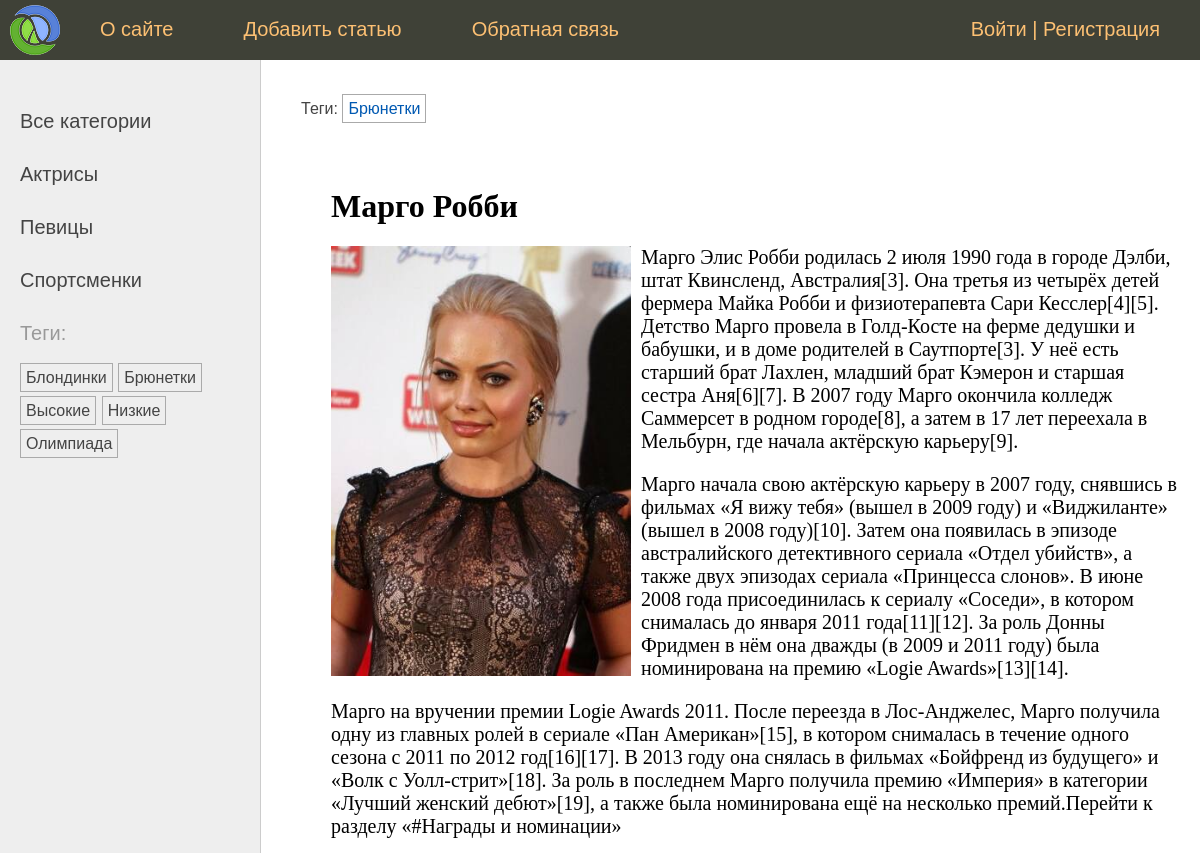
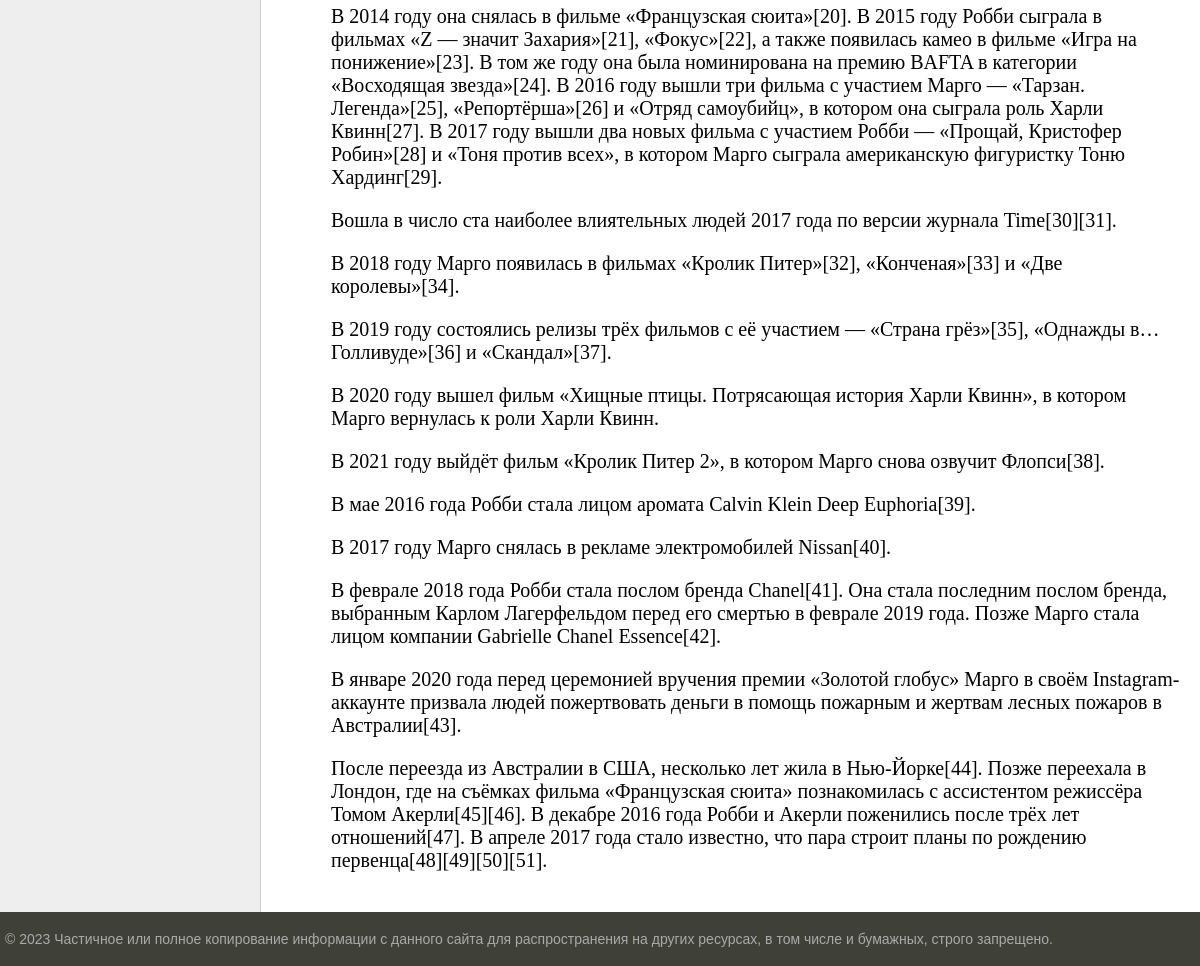
The page /post/margo-robbi/ on the database its author committed (2 pictures, top to bottom).
### women/models.py (models this page shows, shortened)
class Category(models.Model):
    name = models.CharField(max_length=100, db_index=True, verbose_name="Категория")
    slug = models.SlugField(max_length=255, unique=True, db_index=True)
    class Meta:
        verbose_name = "Категория"
        verbose_name_plural = "Категории"
    def get_absolute_url(self):
        return reverse("category", kwargs={"cat_slug": self.slug})

class TagPost(models.Model):
    tag = models.CharField(max_length=100, db_index=True)
    slug = models.SlugField(max_length=255, db_index=True, unique=True)
    def get_absolute_url(self):
        return reverse("tag", kwargs={"tag_slug": self.slug})

class Women(models.Model):
    class Status(models.IntegerChoices):
        DRAFT = 0, "Черновик"
        PUBLISHED = 1, "Опубликовано"
    title = models.CharField(max_length=255, verbose_name="Заголовок")
    slug = models.SlugField(
        max_length=255,
        db_index=True,
        unique=True,
        validators=[
            MinLengthValidator(5),
            MaxLengthValidator(100),
        ],
    )
    content = models.TextField(blank=True, verbose_name="Текст статьи")
    time_create = models.DateTimeField(auto_now_add=True, verbose_name="Время создания")
    time_update = models.DateTimeField(auto_now=True, verbose_name="Время изменения")
    is_published = models.BooleanField(
        choices=tuple(map(lambda x: (bool(x[0]), x[1]), Status.choices)),
        default=Status.DRAFT,
        verbose_name="Статус",
    )
    cat = models.ForeignKey(
        "Category",
        on_delete=models.PROTECT,
        related_name="posts",
        verbose_name="Категория",
    )
    tags = models.ManyToManyField(
        "TagPost", blank=True, related_name="tags", verbose_name="Теги"
    )
    husband = models.OneToOneField(
        "Husband",
        on_delete=models.SET_NULL,
        null=True,
        blank=True,
        related_name="wuman",
        verbose_name="Муж",
    )
    photo = models.ImageField(
        upload_to="photos/%Y/%m/%d/",
        default=None,
        blank=True,
        null=True,
        verbose_name="Фото",
    )
    author = models.ForeignKey(
        get_user_model(),
        on_delete=models.SET_NULL,
        related_name="posts",
        null=True,
        default=None,
    )
    objects = models.Manager()
    published = PublishedManager()
    class Meta:
        verbose_name = "Известные женщины"
        verbose_name_plural = "Известные женщины"
        ordering = ["-time_create"]
        indexes = [
            models.Index(fields=["-time_create"]),
        ]

### women/views.py (the view)
# urls.py: path("post/<slug:post_slug>/", views.ShowPost.as_view(), name="post"),
class ShowPost(DataMixin, DetailView):
    template_name = "women/post.html"
    slug_url_kwarg = "post_slug"
    context_object_name = "post"
    def get_context_data(self, **kwargs):
        context = super().get_context_data(**kwargs)
        return self.get_mixin_context(context, title=context["post"].title)
    def get_object(self, queryset=None):
        return get_object_or_404(Women.published, slug=self.kwargs[self.slug_url_kwarg])

### users/context_processors.py (called while the page is built)
def get_women_context(request):
    return {"mainmenu": menu}

### women/models.py (called while the page is built)
    def get_queryset(self):
        return super().get_queryset().filter(is_published=Women.Status.PUBLISHED)

### women/templatetags/women_tags.py (called while the page is built)
@register.inclusion_tag("women/list_tags.html")
def show_all_tags():
    return {
        "tags": TagPost.objects.annotate(total=Count("tags")).filter(
            total__gt=0
        )
    }

@register.inclusion_tag("women/list_categories.html")
def show_categories(cat_selected_id=0):
    cats = Category.objects.annotate(total=Count("posts")).filter(total__gt=0)
    return {"cats": cats, "cat_selected": cat_selected_id}

### women/utils.py (called while the page is built)
    def get_mixin_context(self, context, **kwargs):
        context["cat_selected"] = None
        context.update(kwargs)
        return context

### women/templates/women/post.html
{% extends 'base.html' %}
{% block breadcrumbs %}
    {% with post.tags.all as tags %}
        {% if tags %}
            <ul class="tags-list">
                <li>Теги:</li>
                {% for t in tags %}
                    <li><a href="{{ t.get_absolute_url }}">{{ t.tag }}</a></li>
                {% endfor %}
            </ul>
        {% endif %}
    {% endwith %}
{% endblock %}
{% block content %}
    <h1>{{ post.title }}</h1>
    {% if post.photo %}
        <img class="img-article-left" src="{{ post.photo.url }}"></p>
    {% endif %}
    {{ post.content|linebreaks }}
{% endblock %}

### templates/base.html (shortened to what this page needs)
{% load static %}
{% load women_tags %}
<!DOCTYPE html>
<html>
<head>
    <link type="text/css" href="{% static 'women/css/styles.css' %}" rel="stylesheet"/>
</head>
<body>
<table class="table-page" border=0 cellpadding="0" cellspacing="0">
    <tr>
        <td valign=top>
            {% block mainmenu %}
                <div class="header">
                    <ul id="mainmenu" class="mainmenu">
                        <li class="logo"><a href="{% url 'home' %}">
                            <div class="logo"></div>
                        </a></li>
                        {% for m in mainmenu %}
                            <li><a href="{% url m.url_name %}">{{ m.title }}</a></li>
                        {% endfor %}
                        {% if user.is_authenticated %}
                            <li class="last"><a href="{% url 'users:profile' %}">{{ user.username }}</a> |
                                <form style="display:inline-block" method="post" action="{% url 'users:logout' %}">
                                    {% csrf_token %}
                                    <button type="submit">Выйти</button>
                                </form>
                            </li>
                        {% else %}
                            <li class="last"><a href="{% url 'users:login' %}">Войти</a> | <a
                                    href="{% url 'users:register' %}">Регистрация</a></li>
                        {% endif %}
                    </ul>
                </div>
            {% endblock mainmenu %}
            <table class="table-content" border=0 cellpadding="0" cellspacing="0">
                <tr>
                    <td valign="top" class="left-chapters">
                        <ul id="leftchapters">
                            {% if cat_selected == 0 %}
                                <li class="selected">Все категории</li>
                            {% else %}
                                <li><a href="{% url 'home' %}">Все категории</a></li>
                            {% endif %}
                            {% show_categories cat_selected %}
                            <li>{% show_all_tags %}</li>
                        </ul>
                    </td>
                    <td valign="top" class="content">
                        {% block breadcrumbs %}
                        {% endblock %}
                        <div class="content-text">
                            {% block content %}
                            {% endblock %}
                        </div>
                    </td>
                </tr>
            </table>
        </td>
    </tr>
    <tr>
        <td valign=top>
            <div id="footer">
                <p>&copy; 2023 Частичное или полное копирование информации с данного сайта для распространения на других
                    ресурсах, в том числе и бумажных, строго запрещено.</p>
            </div>
        </td>
    </tr>
</table>
</body>
</html>

### women/templates/women/list_categories.html
{% for cat in cats %}
    {% if cat.id == cat_selected %}
        <li class="selected">{{ cat.name }}</li>
    {% else %}
        <li><a href="{{ cat.get_absolute_url }}">{{ cat.name }}</a></li>
    {% endif %}
{% endfor %}

### women/templates/women/list_tags.html
{% if tags %}
    Теги:</p>
    <ul class="tags-list">
        {% for t in tags %}
            <li><a href="{{ t.get_absolute_url }}">{{ t.tag }}</a></li>
        {% endfor %}
    </ul>
{% endif %}

### women/static/women/css/styles.css (style rules this page uses)
html, body { font-family: 'Arial'; margin: 0; padding: 0; height: 100%; width: 100%; color: #444; }
a { color: #0059b2; text-decoration: none; }
img { max-width: 600px; height: auto; }
img.img-article-left { max-width: 300px; height: auto; float: left; padding: 0 10px 10px 0; }
.table-page { width: 100%; height: 100%; vertical-align: top; }
.table-page tr { height: 100%; }
.header { background: #3F4137; height: 60px; }
.logo { background: url('../images/logo.png') no-repeat 10px 5px; width: 70px; height: 60px; }
ul.mainmenu { list-style: none; margin: 0; padding: 0; height: 60px; color: #fdc073; font-size: 20px; overflow: hidden; }
ul.mainmenu li { float: left; margin: 18px 40px 0 30px; }
ul.mainmenu li.logo { margin: 0; }
ul.mainmenu li.last { float: right; }
ul.mainmenu li a { color: #fdc073; text-decoration: none; }
.table-content { width: 100%; min-height: 100%; height: 100%; }
.left-chapters { margin: 0; background: #eee; border-right: 1px solid #ccc; }
.left-chapters ul { width: 230px; margin: 0; padding: 20px 10px 10px 20px; list-style: none; font-size: 20px; }
.left-chapters ul li { margin: 30px 0 0 0; color: #999; }
.left-chapters ul li a { color: #444; text-decoration: none; }
ul.tags-list { width: 100%; margin: 0; padding: 0; list-style: none; }
ul.tags-list li { margin: 0; padding: 0 0 10px; display: inline-block; }
ul.tags-list li a { padding: 5px; font-size: 16px; border: 1px solid #aaa; }
.content { padding: 40px 20px 20px 40px; width: 100%; box-sizing: border-box; }
.content-text { margin: 60px 0 0 30px; color: #000; font-size: 20px; font-family: Yandex Sans Display Light; }
.content-text h1 { font-size: 32px; }
#footer { box-sizing: border-box; background: #3F4137; padding: 5px; color: #aaa; font-size: 14px; font-family: Verdana, Geneva, Arial, Helvetica; text-align: left; overflow: hidden; }

### rows shown on the page
Category: name "Актрисы"
Category: name "Певицы"
Category: name "Спортсменки"
TagPost: tag "Блондинки"
TagPost: tag "Брюнетки"
TagPost: tag "Высокие"
TagPost: tag "Низкие"
TagPost: tag "Олимпиада"
Women: title "Марго Робби", photo (picture), content "Марго Элис Робби родилась 2 июля 1990 года в городе Дэлби, штат Квинсленд, Австралия[3]. Она третья из четырёх детей фермера Майка Робби и физиотерапевта Сари Кесслер[4][5]. Детство Марго провела в Голд-Косте на ферме дедушки и бабушки, и в доме родителей в Саутпорте[3]. У неё есть старший брат Лахлен, младший брат Кэмерон и старшая сестра Аня[6][7]. В 2007 году Марго окончила колледж Саммерсет в родном городе[8], а затем в 17 лет переехала в Мельбурн, где начала актёрскую карьеру[9]. Марго начала свою актёрскую карьеру в 2007 году, снявшись в фильмах «Я вижу тебя» (вышел в 2009 году) и «Виджиланте» (вышел в 2008 году)[10]. Затем она появилась в эпизоде австралийского детективного сериала…"

### other values the page prints
{{ m.title }} "О сайте" "Добавить статью" "Обратная связь"
